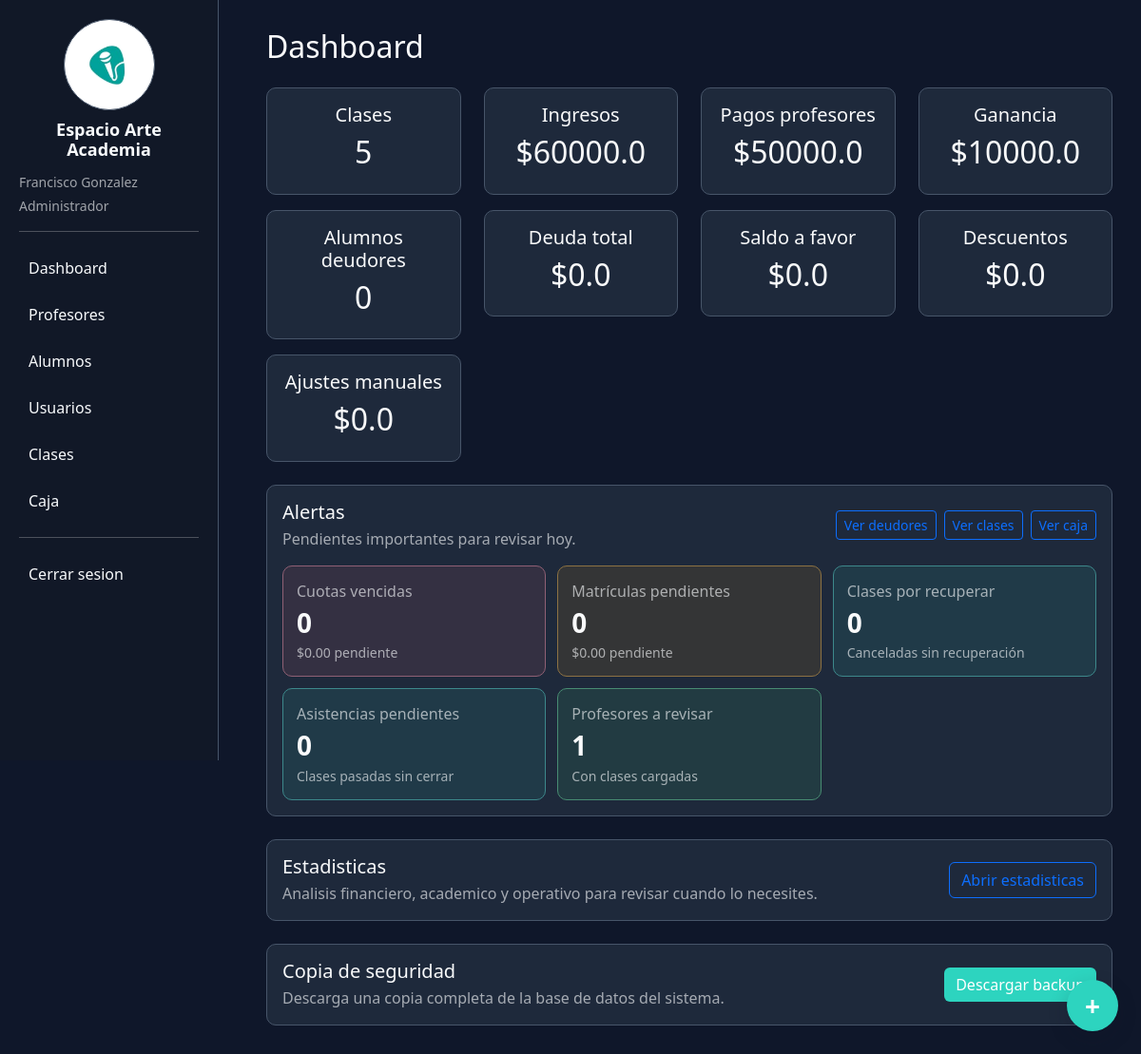
/ (signed in), run on the app's committed database.
### tables this page shows
CREATE TABLE configuracion (
        clave TEXT PRIMARY KEY,
        valor TEXT
    );

### app.py (the view)
@app.route("/")
@roles_required("admin")
def dashboard():
    conn = get_conn()
    resumen = resumen_financiero(conn)
    alertas = alertas_dashboard(conn)
    conn.commit()
    conn.close()
    return render_template(
        "dashboard.html",
        total_clases=resumen["total_clases"],
        ingresos=round(resumen["ingresos"], 2),
        pagos=round(resumen["pagos_profesores"], 2),
        ganancia=round(resumen["ganancia"], 2),
        alumnos_deudores=resumen["alumnos_deudores"],
        deuda_total=round(resumen["deuda_total"], 2),
        saldo_a_favor_total=round(resumen["saldo_a_favor_total"], 2),
        descuentos=round(resumen["descuentos"], 2),
        ajustes_manuales=round(resumen["ajustes_manuales"], 2),
        alertas=alertas
    )

### app.py (called while the page is built)
def get_conn():
    conn = sqlite3.connect(DB_PATH, timeout=30)
    conn.row_factory = sqlite3.Row
    return conn

def validar_precio(valor):
    try:
        precio = float(valor or 0)
    except (TypeError, ValueError):
        return 0
    return max(precio, 0)

def obtener_configuracion(conn):
    filas = conn.execute("SELECT clave, valor FROM configuracion").fetchall()
    return {fila["clave"]: fila["valor"] for fila in filas}

def actualizar_vencimientos_recuperos(conn):
    hoy = datetime.now().strftime("%Y-%m-%d")
    conn.execute("""
        UPDATE recuperos
        SET estado='vencido', actualizado_en=?
        WHERE estado IN ('pendiente', 'programado')
          AND fecha_limite IS NOT NULL
          AND fecha_limite<?
    """, (datetime.now().strftime("%Y-%m-%d %H:%M:%S"), hoy))

def recalcular_saldos_alumno(conn, alumno_id):
    movimientos = conn.execute("""
        SELECT id, debe, haber
        FROM movimientos_cuenta
        WHERE alumno_id=? AND anulado=0
        ORDER BY fecha, id
    """, (alumno_id,)).fetchall()
    saldo = 0
    for mov in movimientos:
        saldo += float(mov["debe"] or 0) - float(mov["haber"] or 0)
        conn.execute("UPDATE movimientos_cuenta SET saldo_acumulado=? WHERE id=?", (saldo, mov["id"]))
    return saldo

def sincronizar_estado_cuenta_todos(conn):
    alumnos = conn.execute("SELECT id FROM alumnos").fetchall()
    for alumno in alumnos:
        sincronizar_estado_cuenta_alumno(conn, alumno["id"])

def calcular_pago_profesor_clase(clase):
    precio_normal = float(clase["precio_clase"] or 0)
    tipo = clase["tipo_clase"] or "individual"
    if tipo == "individual":
        porcentaje = float(clase["porcentaje_individual"] or 50)
    elif tipo == "duo":
        porcentaje = float(clase["porcentaje_duo"] or clase["porcentaje_grupal"] or 40)
    else:
        porcentaje = float(clase["porcentaje_grupal"] or 40)
    pago_profesor = precio_normal * porcentaje / 100
    ganancia = precio_normal - pago_profesor
    return {
        "precio_normal": precio_normal,
        "porcentaje": porcentaje,
        "pago_profesor": pago_profesor,
        "ganancia": ganancia
    }

def normalizar_rol(valor):
    valor = (valor or "").strip().lower()
    if valor in ["comun", "administrativo", "recepción"]:
        return "recepcion"
    return valor if valor in ROLES else "recepcion"

def tiene_permiso(permiso):
    return permiso in permisos_usuario_actual()

def puede(permiso):
    return tiene_permiso(permiso)

### templates/dashboard.html (shortened to what this page needs)
{% extends "base.html" %}
{% block content %}
<h2 class="mb-4">Dashboard</h2>
<div class="row">
    <div class="col-md-3">
        <div class="card p-3 text-center">
            <h5>Clases</h5>
            <h2>{{ total_clases }}</h2>
        </div>
    </div>
    {% if puede("dashboard.financiero") %}
    <div class="col-md-3">
        <div class="card p-3 text-center">
            <h5>Ingresos</h5>
            <h2>${{ ingresos }}</h2>
        </div>
    </div>
    <div class="col-md-3">
        <div class="card p-3 text-center">
            <h5>Pagos profesores</h5>
            <h2>${{ pagos }}</h2>
        </div>
    </div>
    <div class="col-md-3">
        <div class="card p-3 text-center">
            <h5>Ganancia</h5>
            <h2>${{ ganancia }}</h2>
        </div>
    </div>
    {% endif %}
</div>
{% if puede("dashboard.financiero") %}
<div class="row mt-3">
    <div class="col-md-3">
        <div class="card p-3 text-center">
            <h5>Alumnos deudores</h5>
            <h2>{{ alumnos_deudores }}</h2>
        </div>
    </div>
    <div class="col-md-3">
        <div class="card p-3 text-center">
            <h5>Deuda total</h5>
            <h2>${{ deuda_total }}</h2>
        </div>
    </div>
    <div class="col-md-3">
        <div class="card p-3 text-center">
            <h5>Saldo a favor</h5>
            <h2>${{ saldo_a_favor_total }}</h2>
        </div>
    </div>
    <div class="col-md-3">
        <div class="card p-3 text-center">
            <h5>Descuentos</h5>
            <h2>${{ descuentos }}</h2>
        </div>
    </div>
</div>
{% endif %}
{% if puede("ajustes.ver") %}
<div class="row mt-3">
    <div class="col-md-3">
        <a href="/ajustes" class="card p-3 text-center text-decoration-none">
            <h5>Ajustes manuales</h5>
            <h2>${{ ajustes_manuales }}</h2>
        </a>
    </div>
</div>
{% endif %}
<div class="card p-3 mt-4">
    <div class="d-flex justify-content-between align-items-center gap-3 flex-wrap mb-3">
        <div>
            <h5 class="mb-1">Alertas</h5>
            <p class="text-muted mb-0">Pendientes importantes para revisar hoy.</p>
        </div>
        <div class="d-flex gap-2">
            <a href="/deudores" class="btn btn-outline-primary btn-sm">Ver deudores</a>
            <a href="/clases" class="btn btn-outline-primary btn-sm">Ver clases</a>
            {% if puede("caja.ver") %}
            <a href="/caja" class="btn btn-outline-primary btn-sm">Ver caja</a>
            {% endif %}
        </div>
    </div>
    <div class="alerts-grid">
        {% if puede("deudores.ver") %}
        <a href="/deudores" class="alert-card danger">
            <span>Cuotas vencidas</span>
            <strong>{{ alertas.cuotas_vencidas.cantidad }}</strong>
            <small>${{ "%.2f"|format(alertas.cuotas_vencidas.total) }} pendiente</small>
        </a>
        {% endif %}
        {% if puede("deudores.ver") %}
        <a href="/deudores" class="alert-card warning">
            <span>Matrículas pendientes</span>
            <strong>{{ alertas.matriculas_pendientes.cantidad }}</strong>
            <small>${{ "%.2f"|format(alertas.matriculas_pendientes.total) }} pendiente</small>
        </a>
        {% endif %}
        <a href="/clases" class="alert-card primary">
            <span>Clases por recuperar</span>
            <strong>{{ alertas.clases_por_recuperar }}</strong>
            <small>Canceladas sin recuperación</small>
        </a>
        <a href="/clases" class="alert-card primary">
            <span>Asistencias pendientes</span>
            <strong>{{ alertas.asistencia_pendiente }}</strong>
            <small>Clases pasadas sin cerrar</small>
        </a>
        {% if puede("liquidaciones.ver") %}
        <a href="/caja" class="alert-card success">
            <span>Profesores a revisar</span>
            <strong>{{ alertas.profesores_con_pagos }}</strong>
            <small>Con clases cargadas</small>
        </a>
        {% endif %}
    </div>
</div>
{% if puede("estadisticas.ver") %}
<div class="card p-3 mt-4">
    <div class="d-flex justify-content-between align-items-center gap-3 flex-wrap">
        <div>
            <h5 class="mb-1">Estadisticas</h5>
            <p class="text-muted mb-0">Analisis financiero, academico y operativo para revisar cuando lo necesites.</p>
        </div>
        <button class="btn btn-outline-primary" type="button" data-bs-toggle="collapse" data-bs-target="#panelEstadisticas" aria-expanded="false" aria-controls="panelEstadisticas">
            Abrir estadisticas
        </button>
    </div>
</div>
{% endif %}
{% if puede("backup.descargar") %}
<div class="card p-3 mt-4">
    <div class="d-flex justify-content-between align-items-center gap-3 flex-wrap">
        <div>
            <h5 class="mb-1">Copia de seguridad</h5>
            <p class="text-muted mb-0">Descarga una copia completa de la base de datos del sistema.</p>
        </div>
        <a href="/backup_base_datos" class="btn btn-primary">Descargar backup</a>
    </div>
</div>
{% endif %}
{% endblock %}

### templates/base.html (shortened to what this page needs)
<!DOCTYPE html>
<html>
<head>
<link href="https://cdn.jsdelivr.net/npm/bootstrap@5.3.0/dist/css/bootstrap.min.css" rel="stylesheet">
</head>
<body>
<div class="sidebar">
    <div class="brand-block">
        <img src="{{ url_for('static', filename=configuracion.logo_app | default('logo.jpeg')) }}" alt="{{ configuracion.nombre_app | default('Espacio Arte Academia') }}">
        <h4>{{ configuracion.nombre_app | default("Espacio Arte Academia") }}</h4>
    </div>
    {% if usuario_actual %}
    <div class="text-muted small mb-1">{{ usuario_actual.nombre }}</div>
    <div class="text-muted small mb-3">{{ usuario_actual.rol_nombre }}</div>
    {% endif %}
    <hr>
    {% if puede("dashboard.ver") %}
    <a href="/">Dashboard</a>
    {% endif %}
    {% if puede("profesores.ver") %}
    <a href="/profesores">Profesores</a>
    {% endif %}
    {% if puede("alumnos.ver") %}
    <a href="/alumnos">Alumnos</a>
    {% endif %}
    {% if puede("usuarios.ver") %}
    <a href="/usuarios">Usuarios</a>
    {% endif %}
    {% if puede("clases.ver") %}
    <a href="/clases">Clases</a>
    {% endif %}
    {% if puede("caja.ver") %}
    <a href="/caja">Caja</a>
    {% endif %}
    {% if usuario_actual %}
    <hr>
    <a href="/logout">Cerrar sesion</a>
    {% endif %}
</div>
<div class="content">
{% block content %}{% endblock %}
</div>
{% if puede("configuracion.editar") %}
<button class="theme-button" data-bs-toggle="modal" data-bs-target="#modalApariencia" title="Personalizar apariencia">
    +
</button>
{% endif %}
</body>
</html>

### templates/dashboard.html (style rules this page uses)
.alerts-grid { display: grid; gap: 12px; grid-template-columns: repeat(5, minmax(0, 1fr)); }
.alert-card, .action-card { background: color-mix(in srgb, var(--alert-color) 10%, var(--app-card)); border: 1px solid color-mix(in srgb, var(--alert-color) 40%, var(--app-border)); border-radius: var(--app-radius); color: var(--app-text); padding: 14px; text-decoration: none; }
.alert-card span, .alert-card small, .action-card span, .action-card small { color: var(--app-muted); display: block; }
.alert-card strong, .action-card strong { display: block; font-size: 28px; line-height: 1.1; margin: 6px 0; }
.alert-card.danger { --alert-color: var(--app-danger); }
.alert-card.warning { --alert-color: #f59e0b; }
.alert-card.primary { --alert-color: var(--app-primary); }
.alert-card.success { --alert-color: var(--app-success); }
@media (max-width: 1200px) { .alerts-grid, .dashboard-actions { grid-template-columns: repeat(3, minmax(0, 1fr)); } }

### data on the page
configuracion: valor (picture)
configuracion: nombre_app "Espacio Arte Academia"

### other printed values
{{ usuario_actual.nombre }} "Francisco Gonzalez"
{{ usuario_actual.rol_nombre }} "Administrador"
{{ total_clases }} "5"
{{ ingresos }} "60000.0"
{{ pagos }} "50000.0"
{{ ganancia }} "10000.0"
{{ alumnos_deudores }} "0"
{{ deuda_total }} "0.0"
{{ saldo_a_favor_total }} "0.0"
{{ descuentos }} "0.0"
{{ ajustes_manuales }} "0.0"
{{ alertas.cuotas_vencidas.cantidad }} "0"
{{ "%.2f"|format(alertas.cuotas_vencidas.total) }} "0.00"
{{ alertas.matriculas_pendientes.cantidad }} "0"
{{ "%.2f"|format(alertas.matriculas_pendientes.total) }} "0.00"
